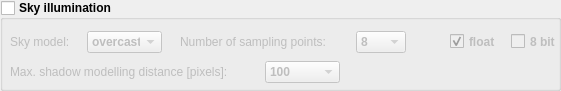
    <widget class="QGroupBox" name="group_illumination">
     <property name="enabled">
      <bool>true</bool>
     </property>
     <property name="geometry">
      <rect>
       <x>70</x>
       <y>540</y>
       <width>561</width>
       <height>91</height>
      </rect>
     </property>
     <property name="sizePolicy">
      <sizepolicy hsizetype="MinimumExpanding" vsizetype="MinimumExpanding">
       <horstretch>0</horstretch>
       <verstretch>0</verstretch>
      </sizepolicy>
     </property>
     <property name="font">
      <font>
       <weight>75</weight>
       <bold>true</bold>
      </font>
     </property>
     <property name="accessibleDescription">
      <string>sky_illumination</string>
     </property>
     <property name="title">
      <string>Sky illumination</string>
     </property>
     <property name="flat">
      <bool>false</bool>
     </property>
     <property name="checkable">
      <bool>true</bool>
     </property>
     <property name="checked">
      <bool>false</bool>
     </property>
     <widget class="QWidget" name="layoutWidget_21">
      <property name="geometry">
       <rect>
        <x>180</x>
        <y>30</y>
        <width>226</width>
        <height>24</height>
       </rect>
      </property>
      <property name="sizePolicy">
       <sizepolicy hsizetype="MinimumExpanding" vsizetype="MinimumExpanding">
        <horstretch>0</horstretch>
        <verstretch>0</verstretch>
       </sizepolicy>
      </property>
      <layout class="QHBoxLayout" name="horizontalLayout_37">
       <item>
        <widget class="QLabel" name="label_37">
         <property name="sizePolicy">
          <sizepolicy hsizetype="MinimumExpanding" vsizetype="MinimumExpanding">
           <horstretch>0</horstretch>
           <verstretch>0</verstretch>
          </sizepolicy>
         </property>
         <property name="font">
          <font>
           <weight>50</weight>
           <bold>false</bold>
          </font>
         </property>
         <property name="text">
          <string>Number of sampling points:</string>
         </property>
        </widget>
       </item>
       <item>
        <widget class="QComboBox" name="combo_sim_nr_dir">
         <property name="sizePolicy">
          <sizepolicy hsizetype="MinimumExpanding" vsizetype="MinimumExpanding">
           <horstretch>0</horstretch>
           <verstretch>0</verstretch>
          </sizepolicy>
         </property>
         <property name="maximumSize">
          <size>
           <width>50</width>
           <height>22</height>
          </size>
         </property>
         <property name="accessibleDescription">
          <string>number_points</string>
         </property>
         <item>
          <property name="text">
           <string>8</string>
          </property>
         </item>
         <item>
          <property name="text">
           <string>16</string>
          </property>
         </item>
         <item>
          <property name="text">
           <string>32</string>
          </property>
         </item>
         <item>
          <property name="text">
           <string>64</string>
          </property>
         </item>
         <item>
          <property name="text">
           <string>128</string>
          </property>
         </item>
        </widget>
       </item>
      </layout>
     </widget>
     <widget class="QWidget" name="layoutWidget_5">
      <property name="geometry">
       <rect>
        <x>10</x>
        <y>30</y>
        <width>152</width>
        <height>24</height>
       </rect>
      </property>
      <property name="sizePolicy">
       <sizepolicy hsizetype="MinimumExpanding" vsizetype="MinimumExpanding">
        <horstretch>0</horstretch>
        <verstretch>0</verstretch>
       </sizepolicy>
      </property>
      <layout class="QHBoxLayout" name="horizontalLayout_38">
       <item>
        <widget class="QLabel" name="label_38">
         <property name="sizePolicy">
          <sizepolicy hsizetype="MinimumExpanding" vsizetype="MinimumExpanding">
           <horstretch>0</horstretch>
           <verstretch>0</verstretch>
          </sizepolicy>
         </property>
         <property name="font">
          <font>
           <weight>50</weight>
           <bold>false</bold>
          </font>
         </property>
         <property name="text">
          <string>Sky model:</string>
         </property>
        </widget>
       </item>
       <item>
        <widget class="QComboBox" name="combo_sim_sky_mod">
         <property name="sizePolicy">
          <sizepolicy hsizetype="MinimumExpanding" vsizetype="MinimumExpanding">
           <horstretch>0</horstretch>
           <verstretch>0</verstretch>
          </sizepolicy>
         </property>
         <property name="minimumSize">
          <size>
           <width>75</width>
           <height>0</height>
          </size>
         </property>
         <property name="maximumSize">
          <size>
           <width>75</width>
           <height>22</height>
          </size>
         </property>
         <property name="accessibleDescription">
          <string>sky_model</string>
         </property>
         <item>
          <property name="text">
           <string>overcast</string>
          </property>
         </item>
         <item>
          <property name="text">
           <string>uniform</string>
          </property>
         </item>
        </widget>
       </item>
      </layout>
     </widget>
     <widget class="QWidget" name="horizontalLayoutWidget_4">
      <property name="geometry">
       <rect>
        <x>10</x>
        <y>60</y>
        <width>330</width>
        <height>24</height>
       </rect>
      </property>
      <property name="sizePolicy">
       <sizepolicy hsizetype="MinimumExpanding" vsizetype="MinimumExpanding">
        <horstretch>0</horstretch>
        <verstretch>0</verstretch>
       </sizepolicy>
      </property>
      <layout class="QHBoxLayout" name="horizontalLayout_2">
       <item>
        <widget class="QLabel" name="label_39">
         <property name="sizePolicy">
          <sizepolicy hsizetype="MinimumExpanding" vsizetype="MinimumExpanding">
           <horstretch>0</horstretch>
           <verstretch>0</verstretch>
          </sizepolicy>
         </property>
         <property name="font">
          <font>
           <weight>50</weight>
           <bold>false</bold>
          </font>
         </property>
         <property name="text">
          <string>Max. shadow modelling distance [pixels]:</string>
         </property>
        </widget>
       </item>
       <item>
        <widget class="QComboBox" name="combo_sim_shadow_dist">
         <property name="sizePolicy">
          <sizepolicy hsizetype="MinimumExpanding" vsizetype="MinimumExpanding">
           <horstretch>0</horstretch>
           <verstretch>0</verstretch>
          </sizepolicy>
         </property>
         <property name="minimumSize">
          <size>
           <width>75</width>
           <height>0</height>
          </size>
         </property>
         <property name="maximumSize">
          <size>
           <width>75</width>
           <height>22</height>
          </size>
         </property>
         <property name="accessibleDescription">
          <string>max_shadow_dist</string>
         </property>
         <item>
          <property name="text">
           <string>100</string>
          </property>
         </item>
         <item>
          <property name="text">
           <string>50</string>
          </property>
         </item>
         <item>
          <property name="text">
           <string>500</string>
          </property>
         </item>
         <item>
          <property name="text">
           <string>unlimited</string>
          </property>
         </item>
        </widget>
       </item>
      </layout>
     </widget>
     <widget class="QWidget" name="horizontalLayoutWidget_13">
      <property name="geometry">
       <rect>
        <x>450</x>
        <y>30</y>
        <width>115</width>
        <height>23</height>
       </rect>
      </property>
      <property name="sizePolicy">
       <sizepolicy hsizetype="MinimumExpanding" vsizetype="MinimumExpanding">
        <horstretch>0</horstretch>
        <verstretch>0</verstretch>
       </sizepolicy>
      </property>
      <layout class="QHBoxLayout" name="horizontalLayout_14">
       <item>
        <widget class="QCheckBox" name="check_sim_float">
         <property name="sizePolicy">
          <sizepolicy hsizetype="MinimumExpanding" vsizetype="MinimumExpanding">
           <horstretch>0</horstretch>
           <verstretch>0</verstretch>
          </sizepolicy>
         </property>
         <property name="text">
          <string>float</string>
         </property>
         <property name="checked">
          <bool>true</bool>
         </property>
        </widget>
       </item>
       <item>
        <widget class="QCheckBox" name="check_sim_8bit">
         <property name="sizePolicy">
          <sizepolicy hsizetype="MinimumExpanding" vsizetype="MinimumExpanding">
           <horstretch>0</horstretch>
           <verstretch>0</verstretch>
          </sizepolicy>
         </property>
         <property name="text">
          <string>8 bit</string>
         </property>
        </widget>
       </item>
      </layout>
     </widget>
    </widget>
